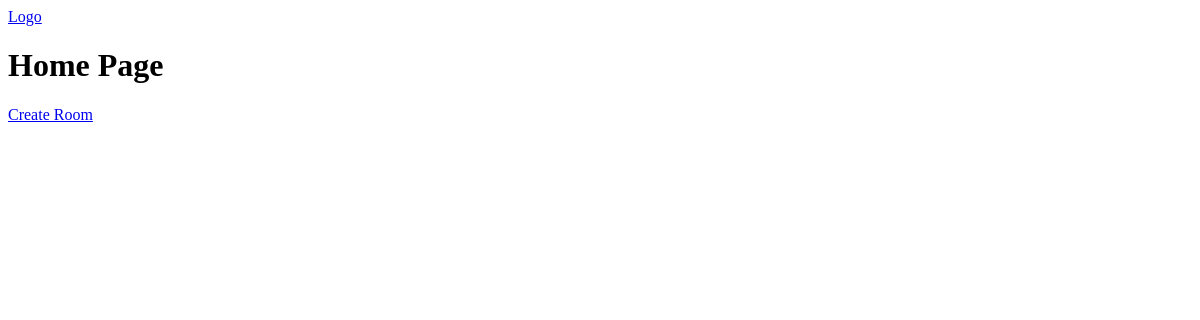
The app's page /, older data.
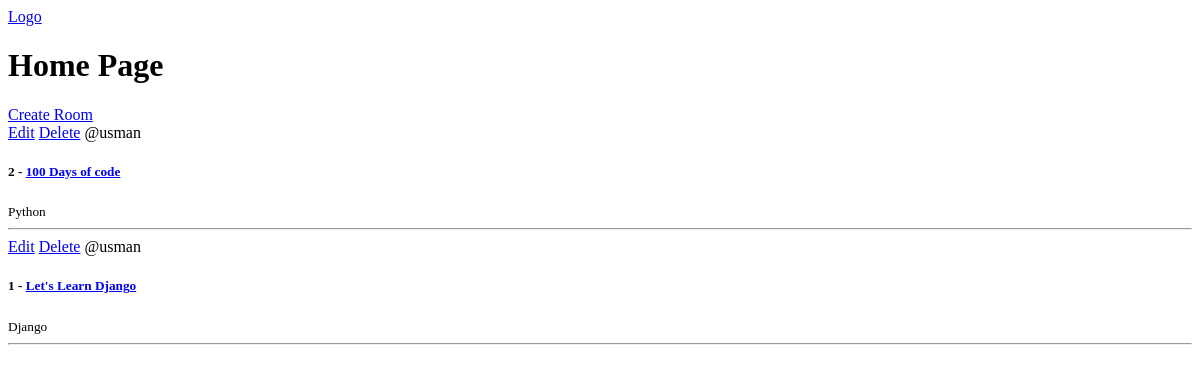
The same page, newer data.
### base/models.py (models this page shows, shortened)
class Room(models.Model):
  host = models.ForeignKey(User, on_delete=models.SET_NULL, null=True)
  topic = models.ForeignKey(Topic, on_delete=models.SET_NULL, null=True)
  name= models.CharField(max_length=200)
  description = models.TextField(null=True, blank=True)
  updated = models.DateTimeField(auto_now=True)
  created = models.DateTimeField(auto_now_add=True)
  class Meta:
    ordering = ["-updated", "-created"]

class Topic(models.Model):
  name = models.CharField(max_length=200)
  def __str__(self):
    return self.name

### base/views.py (the view)
# urls.py: path('', views.home, name="home"),
def home(request):
  rooms = Room.objects.all()
  context = {'rooms': rooms}
  return render(request, 'base/home.html', context)

### base/templates/base/home.html
{% extends "main.html" %} {% block content %}
<h1>Home Page</h1>
<div>
  <a href="{% url 'create-room' %}">Create Room</a>
  <div>
    {% for room in rooms %}
    <div>
      <a href="{% url 'update-room' room.id %}">Edit</a>
      <a href="{% url 'delete-room' room.id %}">Delete</a>
      <span>@{{room.host}}</span>
      <h5>
        {{room.id}} - <a href="{% url 'room' room.id %}">{{room.name}}</a>
      </h5>
      <small>{{room.topic}}</small>
      <hr />
    </div>
    {% endfor %}
  </div>
</div>
{% endblock content %}

Row changes from the older to the newer data that the page shows:
added Room: host "usman", id "2", name "100 Days of code", topic "Python"
added Room: host "usman", id "1", name "Let's Learn Django", topic "Django"
